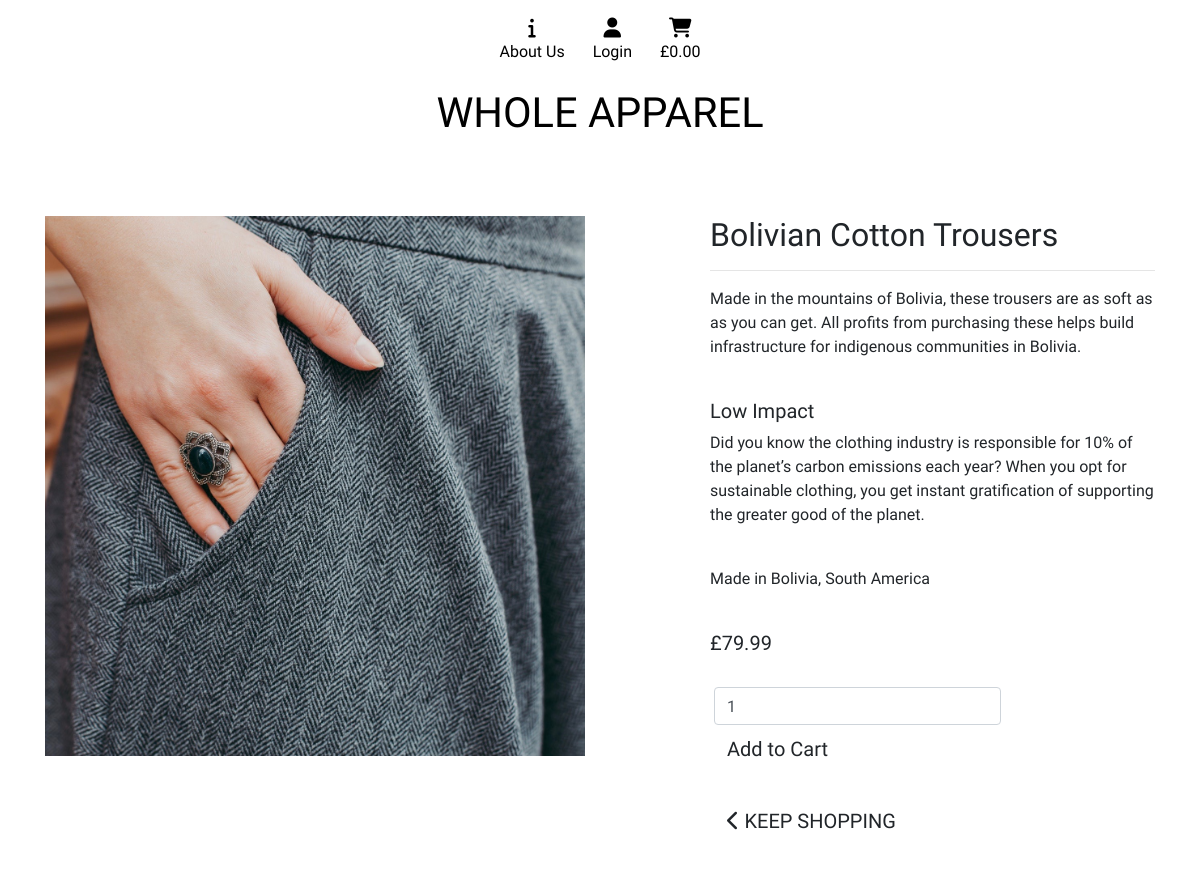
Page /products/3/ on the committed database.
### products/models.py (models this page shows, shortened)
class Product(models.Model):
    category = models.ForeignKey('Category', null=True,
                                 blank=True, on_delete=models.SET_NULL)
    continent = models.ForeignKey('Continent', null=True,
                                  blank=True, on_delete=models.SET_NULL)
    sustainable_trait = models.ForeignKey('SustainableTrait', null=True,
                                          blank=True,
                                          on_delete=models.SET_NULL)
    name = models.CharField(max_length=100)
    description = models.CharField(max_length=250)
    nation_of_origin = models.CharField(max_length=20)
    price = models.DecimalField(max_digits=6, decimal_places=2)
    image = models.ImageField(null=True, blank=True)

class SustainableTrait(models.Model):
    class Meta:
        verbose_name_plural = 'Sustainable Traits'
    name = models.CharField(max_length=100)
    name = models.CharField(max_length=100)
    description = models.CharField(max_length=250)

class Continent(models.Model):
    class Meta:
        verbose_name_plural = 'Continents'
    name = models.CharField(max_length=100)

### products/views.py (the view)
# urls.py: path('<int:product_id>/', views.get_product, name='get_product'),
def get_product(request, product_id):
    product = get_object_or_404(Product, pk=product_id)
    context = {
        'product': product,
    }
    return render(request, 'products/get_product.html', context)

### cart/contexts.py (called while the page is built, shortened)
def cart_contents(request):
    cart_items = []
    total = 0
    product_count = 0
    cart = request.session.get('cart', {})
    cart_plus_ship = total
    context = {
        'cart_items': cart_items,
        'total': total,
        'product_count': product_count,
        'cart_plus_ship': cart_plus_ship,
    }
    return context

### products/templates/products/get_product.html (shortened to what this page needs)
{% extends "base.html" %} {% load static %} {% block page_header %}
<div class="container spacer">
</div>
{% endblock %} {% block content %}
<div class="container">
  <div class="row">
    <section class="col-sm-12 col-md-6">
      <img
        class="get-product-image"
        src="{{ product.image.url }}"
        alt="{{ product.name }}"
      />
    </section>
    <div class="col-md-1"></div>
    <section class="col-sm-12 col-md-5">
      <h2>{{ product.name }}</h2>
      <hr />
      <p>{{ product.description }}</p>
      <br />
      <h5>{{ product.sustainable_trait.name }}</h5>
      <p>{{ product.sustainable_trait.description }}</p>
      <br />
      <p>Made in {{ product.nation_of_origin }}, {{ product.continent.name }}</p>
      <br>
      <h5>£{{ product.price }}</h5>
      <br />
      <form class="form" method="POST" action="{% url 'add_to_cart' product.id %}">
        <div class="addcart_form row">
          <div class="col-8 row mx-1 input-group">
            <input
              class="form-control quantity"
              name="quantity"
              type="number"
              value="1"
              min="1"
              max="99"
              data-item_id="{{ product.id }}"
              id="id_qty_{{ product.id }}"
              required
            />
          </div>
          <br>
          <div class="col-12">
            <input
              type="submit"
              class="btn btn-outline-black rounded-0 btn-lg"
              value="Add to Cart"
              >
          </div>
          <br>
          <br>
          <br>
          <div class="col-12">
            <a href="{% url 'products' %}" class="btn btn-outline-black       rounded-0 btn-lg">
                <span class="icon">
                    <i class="fas fa-chevron-left"></i>
                </span>
                <span class="text-uppercase">Keep Shopping</span>
            </a>
          </div>
          <br>
          <br>
          <br>
        </div>
      </form>
    </section>
  </div>
</div>
{% endblock %}

### static/css/base.css (style rules this page uses)
html { height: 100%; }
body { height: calc(100vh - 164px); font-family: "Exo 2", sans-serif; }
.get-product-image { width: 100%; }
@media (min-width: 750px) { .spacer { height: 50px; } }

### rows in the picture
Product: image (picture), name "Bolivian Cotton Trousers", description "Made in the mountains of Bolivia, these trousers are as soft as as you can get. All profits from purchasing these helps build infrastructure for indigenous communities in Bolivia.", sustainable_trait.name "Low Impact", sustainable_trait.description "Did you know the clothing industry is responsible for 10% of the planet’s carbon emissions each year? When you opt for sustainable clothing, you get instant gratification of supporting the greater good of the planet.", nation_of_origin "Bolivia", continent.name "South America", price "79.99"
